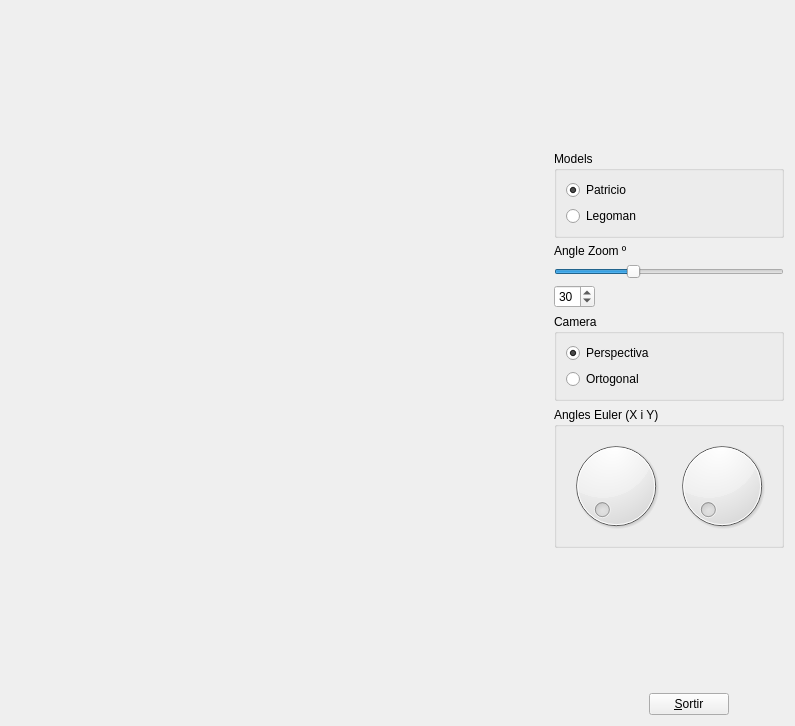
<?xml version="1.0" encoding="UTF-8"?>
<ui version="4.0">
 <class>MyForm</class>
 <widget class="QWidget" name="MyForm">
  <property name="geometry">
   <rect>
    <x>0</x>
    <y>0</y>
    <width>795</width>
    <height>726</height>
   </rect>
  </property>
  <property name="windowTitle">
   <string>Form</string>
  </property>
  <layout class="QHBoxLayout" name="horizontalLayout_3">
   <item>
    <widget class="MyGLWidget" name="widget" native="true">
     <property name="sizePolicy">
      <sizepolicy hsizetype="Expanding" vsizetype="Expanding">
       <horstretch>0</horstretch>
       <verstretch>0</verstretch>
      </sizepolicy>
     </property>
    </widget>
   </item>
   <item>
    <layout class="QVBoxLayout" name="verticalLayout_4">
     <item>
      <spacer name="verticalSpacer_2">
       <property name="orientation">
        <enum>Qt::Vertical</enum>
       </property>
       <property name="sizeHint" stdset="0">
        <size>
         <width>20</width>
         <height>40</height>
        </size>
       </property>
      </spacer>
     </item>
     <item>
      <widget class="QGroupBox" name="groupBox">
       <property name="title">
        <string>Models</string>
       </property>
       <layout class="QVBoxLayout" name="verticalLayout">
        <item>
         <widget class="QRadioButton" name="radioButton">
          <property name="text">
           <string>Patricio</string>
          </property>
          <property name="checked">
           <bool>true</bool>
          </property>
         </widget>
        </item>
        <item>
         <widget class="QRadioButton" name="radioButton_2">
          <property name="text">
           <string>Legoman</string>
          </property>
         </widget>
        </item>
       </layout>
      </widget>
     </item>
     <item>
      <layout class="QVBoxLayout" name="verticalLayout_2">
       <item>
        <widget class="QLabel" name="label">
         <property name="text">
          <string>Angle Zoom º</string>
         </property>
        </widget>
       </item>
       <item>
        <widget class="QSlider" name="horizontalSlider">
         <property name="sizePolicy">
          <sizepolicy hsizetype="Preferred" vsizetype="Fixed">
           <horstretch>0</horstretch>
           <verstretch>0</verstretch>
          </sizepolicy>
         </property>
         <property name="minimum">
          <number>15</number>
         </property>
         <property name="maximum">
          <number>60</number>
         </property>
         <property name="sliderPosition">
          <number>30</number>
         </property>
         <property name="orientation">
          <enum>Qt::Horizontal</enum>
         </property>
        </widget>
       </item>
       <item>
        <widget class="QSpinBox" name="spinBox">
         <property name="sizePolicy">
          <sizepolicy hsizetype="Fixed" vsizetype="Fixed">
           <horstretch>0</horstretch>
           <verstretch>0</verstretch>
          </sizepolicy>
         </property>
         <property name="minimum">
          <number>15</number>
         </property>
         <property name="maximum">
          <number>90</number>
         </property>
         <property name="value">
          <number>30</number>
         </property>
        </widget>
       </item>
      </layout>
     </item>
     <item>
      <widget class="QGroupBox" name="groupBox_2">
       <property name="title">
        <string>Camera</string>
       </property>
       <layout class="QVBoxLayout" name="verticalLayout_3">
        <item>
         <widget class="QRadioButton" name="radioButton_3">
          <property name="text">
           <string>Perspectiva</string>
          </property>
          <property name="checked">
           <bool>true</bool>
          </property>
         </widget>
        </item>
        <item>
         <widget class="QRadioButton" name="radioButton_4">
          <property name="text">
           <string>Ortogonal</string>
          </property>
         </widget>
        </item>
       </layout>
      </widget>
     </item>
     <item>
      <widget class="QGroupBox" name="groupBox_3">
       <property name="sizePolicy">
        <sizepolicy hsizetype="Minimum" vsizetype="Preferred">
         <horstretch>0</horstretch>
         <verstretch>0</verstretch>
        </sizepolicy>
       </property>
       <property name="title">
        <string>Angles Euler (X i Y)</string>
       </property>
       <layout class="QHBoxLayout" name="horizontalLayout_2">
        <item>
         <widget class="QDial" name="dial">
          <property name="sizePolicy">
           <sizepolicy hsizetype="Fixed" vsizetype="Fixed">
            <horstretch>0</horstretch>
            <verstretch>0</verstretch>
           </sizepolicy>
          </property>
          <property name="maximum">
           <number>360</number>
          </property>
         </widget>
        </item>
        <item>
         <widget class="QDial" name="dial_2">
          <property name="sizePolicy">
           <sizepolicy hsizetype="Minimum" vsizetype="Preferred">
            <horstretch>0</horstretch>
            <verstretch>0</verstretch>
           </sizepolicy>
          </property>
          <property name="maximum">
           <number>360</number>
          </property>
         </widget>
        </item>
       </layout>
      </widget>
     </item>
     <item>
      <spacer name="verticalSpacer">
       <property name="orientation">
        <enum>Qt::Vertical</enum>
       </property>
       <property name="sizeHint" stdset="0">
        <size>
         <width>20</width>
         <height>40</height>
        </size>
       </property>
      </spacer>
     </item>
     <item>
      <layout class="QHBoxLayout" name="horizontalLayout">
       <item>
        <spacer name="horizontalSpacer">
         <property name="orientation">
          <enum>Qt::Horizontal</enum>
         </property>
         <property name="sizeType">
          <enum>QSizePolicy::Minimum</enum>
         </property>
         <property name="sizeHint" stdset="0">
          <size>
           <width>40</width>
           <height>20</height>
          </size>
         </property>
        </spacer>
       </item>
       <item>
        <widget class="QPushButton" name="pushButton">
         <property name="sizePolicy">
          <sizepolicy hsizetype="Fixed" vsizetype="Fixed">
           <horstretch>0</horstretch>
           <verstretch>0</verstretch>
          </sizepolicy>
         </property>
         <property name="text">
          <string>&amp;Sortir</string>
         </property>
        </widget>
       </item>
      </layout>
     </item>
    </layout>
   </item>
  </layout>
 </widget>
 <customwidgets>
  <customwidget>
   <class>MyGLWidget</class>
   <extends>QWidget</extends>
   <header location="global">MyGLWidget.h</header>
   <container>1</container>
   <slots>
    <signal>enviaAngleX(int)</signal>
    <signal>enviaAngleY(int)</signal>
    <slot>repValor(int)</slot>
    <slot>carregaModelPatricio(bool)</slot>
    <slot>carregaModelLegoman(bool)</slot>
    <slot>cameraPerspect(bool)</slot>
    <slot>cameraOrtog(bool)</slot>
    <slot>canviaAnglePhi(int)</slot>
    <slot>canviaAngleTheta(int)</slot>
    <slot>repAngleZoom(int)</slot>
    <slot>repModelPatr(bool)</slot>
    <slot>repModelLego(bool)</slot>
    <slot>repCameraPersp(bool)</slot>
    <slot>repCameraOrt(bool)</slot>
    <slot>repAngleX(int)</slot>
    <slot>repAngleY(int)</slot>
   </slots>
  </customwidget>
 </customwidgets>
 <resources/>
 <connections>
  <connection>
   <sender>pushButton</sender>
   <signal>clicked()</signal>
   <receiver>MyForm</receiver>
   <slot>close()</slot>
   <hints>
    <hint type="sourcelabel">
     <x>783</x>
     <y>714</y>
    </hint>
    <hint type="destinationlabel">
     <x>839</x>
     <y>529</y>
    </hint>
   </hints>
  </connection>
  <connection>
   <sender>horizontalSlider</sender>
   <signal>sliderMoved(int)</signal>
   <receiver>spinBox</receiver>
   <slot>setValue(int)</slot>
   <hints>
    <hint type="sourcelabel">
     <x>783</x>
     <y>274</y>
    </hint>
    <hint type="destinationlabel">
     <x>603</x>
     <y>306</y>
    </hint>
   </hints>
  </connection>
  <connection>
   <sender>spinBox</sender>
   <signal>valueChanged(int)</signal>
   <receiver>horizontalSlider</receiver>
   <slot>setValue(int)</slot>
   <hints>
    <hint type="sourcelabel">
     <x>603</x>
     <y>306</y>
    </hint>
    <hint type="destinationlabel">
     <x>783</x>
     <y>274</y>
    </hint>
   </hints>
  </connection>
  <connection>
   <sender>horizontalSlider</sender>
   <signal>sliderMoved(int)</signal>
   <receiver>widget</receiver>
   <slot>repAngleZoom(int)</slot>
   <hints>
    <hint type="sourcelabel">
     <x>783</x>
     <y>274</y>
    </hint>
    <hint type="destinationlabel">
     <x>547</x>
     <y>233</y>
    </hint>
   </hints>
  </connection>
  <connection>
   <sender>spinBox</sender>
   <signal>valueChanged(int)</signal>
   <receiver>widget</receiver>
   <slot>repAngleZoom(int)</slot>
   <hints>
    <hint type="sourcelabel">
     <x>603</x>
     <y>306</y>
    </hint>
    <hint type="destinationlabel">
     <x>547</x>
     <y>358</y>
    </hint>
   </hints>
  </connection>
  <connection>
   <sender>radioButton</sender>
   <signal>clicked(bool)</signal>
   <receiver>widget</receiver>
   <slot>repModelPatr(bool)</slot>
   <hints>
    <hint type="sourcelabel">
     <x>682</x>
     <y>188</y>
    </hint>
    <hint type="destinationlabel">
     <x>540</x>
     <y>102</y>
    </hint>
   </hints>
  </connection>
  <connection>
   <sender>radioButton_2</sender>
   <signal>clicked(bool)</signal>
   <receiver>widget</receiver>
   <slot>repModelLego(bool)</slot>
   <hints>
    <hint type="sourcelabel">
     <x>682</x>
     <y>217</y>
    </hint>
    <hint type="destinationlabel">
     <x>547</x>
     <y>140</y>
    </hint>
   </hints>
  </connection>
  <connection>
   <sender>radioButton_3</sender>
   <signal>clicked(bool)</signal>
   <receiver>widget</receiver>
   <slot>repCameraPersp(bool)</slot>
   <hints>
    <hint type="sourcelabel">
     <x>600</x>
     <y>368</y>
    </hint>
    <hint type="destinationlabel">
     <x>547</x>
     <y>446</y>
    </hint>
   </hints>
  </connection>
  <connection>
   <sender>radioButton_4</sender>
   <signal>clicked(bool)</signal>
   <receiver>widget</receiver>
   <slot>repCameraOrt(bool)</slot>
   <hints>
    <hint type="sourcelabel">
     <x>625</x>
     <y>397</y>
    </hint>
    <hint type="destinationlabel">
     <x>547</x>
     <y>482</y>
    </hint>
   </hints>
  </connection>
  <connection>
   <sender>dial</sender>
   <signal>valueChanged(int)</signal>
   <receiver>widget</receiver>
   <slot>repAngleX(int)</slot>
   <hints>
    <hint type="sourcelabel">
     <x>626</x>
     <y>536</y>
    </hint>
    <hint type="destinationlabel">
     <x>511</x>
     <y>563</y>
    </hint>
   </hints>
  </connection>
  <connection>
   <sender>dial_2</sender>
   <signal>valueChanged(int)</signal>
   <receiver>widget</receiver>
   <slot>repAngleY(int)</slot>
   <hints>
    <hint type="sourcelabel">
     <x>711</x>
     <y>520</y>
    </hint>
    <hint type="destinationlabel">
     <x>545</x>
     <y>580</y>
    </hint>
   </hints>
  </connection>
  <connection>
   <sender>widget</sender>
   <signal>enviaAngleX(int)</signal>
   <receiver>dial</receiver>
   <slot>setValue(int)</slot>
   <hints>
    <hint type="sourcelabel">
     <x>533</x>
     <y>603</y>
    </hint>
    <hint type="destinationlabel">
     <x>591</x>
     <y>530</y>
    </hint>
   </hints>
  </connection>
  <connection>
   <sender>widget</sender>
   <signal>enviaAngleY(int)</signal>
   <receiver>dial_2</receiver>
   <slot>setValue(int)</slot>
   <hints>
    <hint type="sourcelabel">
     <x>539</x>
     <y>627</y>
    </hint>
    <hint type="destinationlabel">
     <x>684</x>
     <y>534</y>
    </hint>
   </hints>
  </connection>
 </connections>
</ui>
